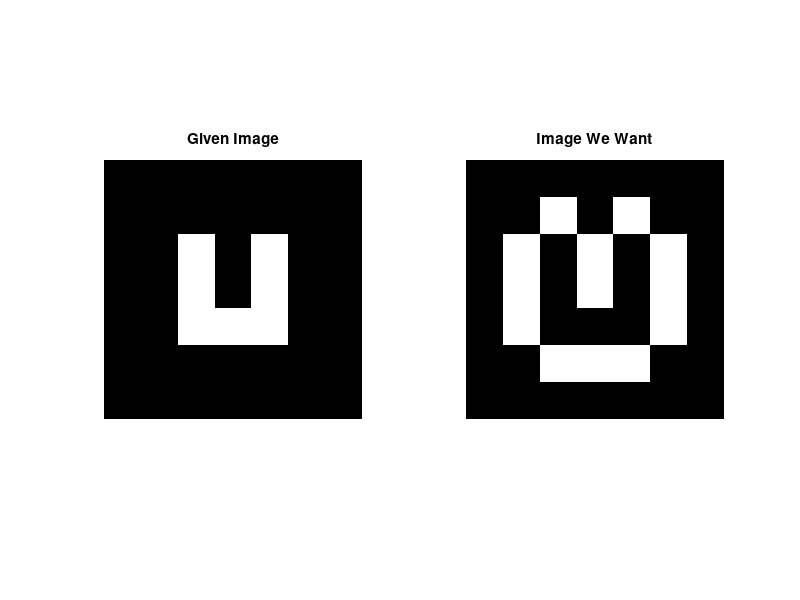

MATLAB code for this plot:
%ORIGINAL BINARY IMAGE
f =[0 0 0 0 0 0 0;
    0 0 0 0 0 0 0;
    0 0 1 0 1 0 0;
    0 0 1 0 1 0 0;
    0 0 1 1 1 0 0;
    0 0 0 0 0 0 0;
    0 0 0 0 0 0 0];

[x,y] = size(f);
p = zeros(x, y);

%3X3 DISK STRUCTURE DILATION
w = [0 1 0;
     1 1 1;
     0 1 0];

for s=2:x-1
    for t=2:y-1
        w1 = [f(s-1, t)*w(1,2) f(s, t-1)*w(2,1) f(s,t)*w(2,2) f(s,t+1)*w(2,3) f(s+1,t)*w(3,2)];
        p(s,t) = max(w1);
    end
end

result = p-f;
figure;
subplot(1,2,1);
imshow(f);
title('Given Image');
subplot(1,2,2);
imshow(result);
title('Image We Want');